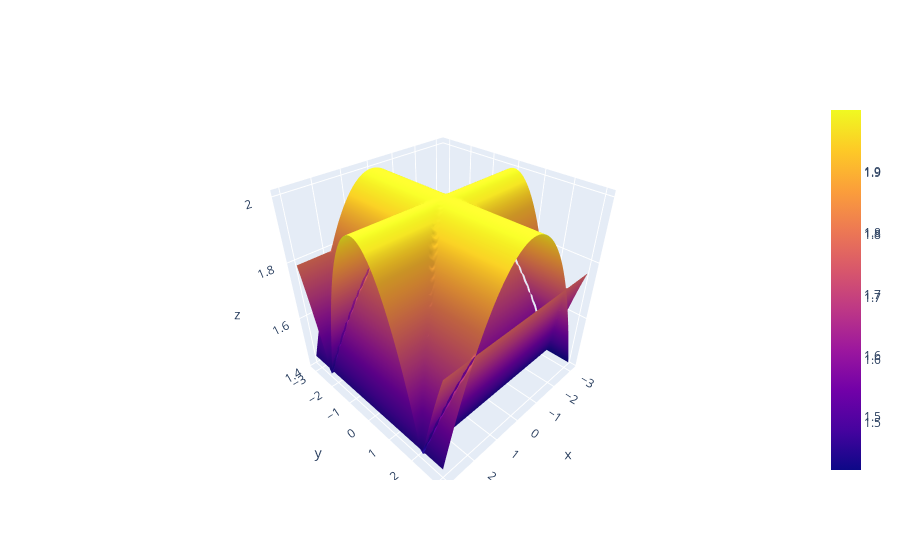

Notebook code cell kept with this figure:
### Markdown cell above
# Dispersion relation

### Code cell
import plotly.graph_objects as go


fig = go.Figure(data=[go.Surface(z=ws[:, :, i], x=ml2d.qxs, y=ml2d.qys) for i in [2, 3]])
fig.show()
